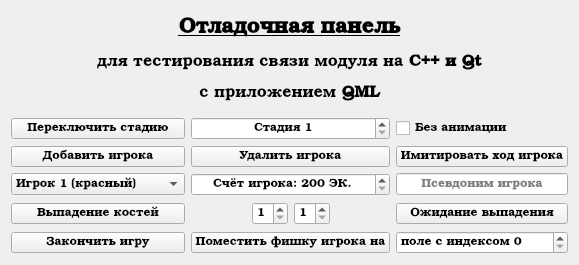
<?xml version="1.0" encoding="UTF-8"?>
<ui version="4.0">
 <class>GameManagerWindow</class>
 <widget class="QWidget" name="GameManagerWindow">
  <property name="geometry">
   <rect>
    <x>0</x>
    <y>0</y>
    <width>550</width>
    <height>265</height>
   </rect>
  </property>
  <property name="font">
   <font>
    <family>Bookman Old Style</family>
   </font>
  </property>
  <property name="windowTitle">
   <string>Form</string>
  </property>
  <layout class="QGridLayout" name="gridLayout">
   <item row="1" column="0">
    <layout class="QGridLayout" name="loDebugButtons">
     <item row="1" column="0">
      <widget class="QPushButton" name="bAddPlayer">
       <property name="text">
        <string>Добавить игрока</string>
       </property>
      </widget>
     </item>
     <item row="3" column="2">
      <widget class="QPushButton" name="bInfiniteRotationAnimation">
       <property name="text">
        <string>Ожидание выпадения</string>
       </property>
      </widget>
     </item>
     <item row="0" column="0">
      <widget class="QPushButton" name="bSetStage">
       <property name="text">
        <string>Переключить стадию</string>
       </property>
      </widget>
     </item>
     <item row="2" column="1">
      <widget class="QSpinBox" name="sbPlayerMoney">
       <property name="alignment">
        <set>Qt::AlignCenter</set>
       </property>
       <property name="suffix">
        <string> ЭК.</string>
       </property>
       <property name="prefix">
        <string>Счёт игрока: </string>
       </property>
       <property name="minimum">
        <number>200</number>
       </property>
       <property name="maximum">
        <number>4000</number>
       </property>
       <property name="singleStep">
        <number>125</number>
       </property>
      </widget>
     </item>
     <item row="3" column="0">
      <widget class="QPushButton" name="bRollDice">
       <property name="text">
        <string>Выпадение костей</string>
       </property>
      </widget>
     </item>
     <item row="2" column="0">
      <widget class="QComboBox" name="cbPlayerNumber">
       <property name="font">
        <font>
         <family>Bookman Old Style</family>
         <italic>false</italic>
        </font>
       </property>
       <item>
        <property name="text">
         <string>Игрок 1 (красный)</string>
        </property>
       </item>
       <item>
        <property name="text">
         <string>Игрок 2 (оранжевый)</string>
        </property>
       </item>
       <item>
        <property name="text">
         <string>Игрок 3 (салатовый)</string>
        </property>
       </item>
       <item>
        <property name="text">
         <string>Игрок 4 (бирюзовый)</string>
        </property>
       </item>
       <item>
        <property name="text">
         <string>Игрок 5 (синий)</string>
        </property>
       </item>
       <item>
        <property name="text">
         <string>Игрок 6 (фиолетовый)</string>
        </property>
       </item>
      </widget>
     </item>
     <item row="1" column="1">
      <widget class="QPushButton" name="bRemovePlayer">
       <property name="text">
        <string>Удалить игрока</string>
       </property>
      </widget>
     </item>
     <item row="2" column="2">
      <widget class="QLineEdit" name="lePlayerNickname">
       <property name="sizePolicy">
        <sizepolicy hsizetype="Minimum" vsizetype="Fixed">
         <horstretch>0</horstretch>
         <verstretch>0</verstretch>
        </sizepolicy>
       </property>
       <property name="maxLength">
        <number>16</number>
       </property>
       <property name="alignment">
        <set>Qt::AlignCenter</set>
       </property>
       <property name="placeholderText">
        <string>Псевдоним игрока</string>
       </property>
      </widget>
     </item>
     <item row="3" column="1">
      <layout class="QHBoxLayout" name="loDiceSpinBoxes">
       <item>
        <spacer name="horizontalSpacer">
         <property name="orientation">
          <enum>Qt::Horizontal</enum>
         </property>
         <property name="sizeHint" stdset="0">
          <size>
           <width>40</width>
           <height>20</height>
          </size>
         </property>
        </spacer>
       </item>
       <item>
        <widget class="QSpinBox" name="sbLeftDiceValue">
         <property name="minimum">
          <number>1</number>
         </property>
         <property name="maximum">
          <number>6</number>
         </property>
        </widget>
       </item>
       <item>
        <widget class="QSpinBox" name="sbRightDiceValue">
         <property name="minimum">
          <number>1</number>
         </property>
         <property name="maximum">
          <number>6</number>
         </property>
        </widget>
       </item>
       <item>
        <spacer name="horizontalSpacer_2">
         <property name="orientation">
          <enum>Qt::Horizontal</enum>
         </property>
         <property name="sizeHint" stdset="0">
          <size>
           <width>40</width>
           <height>20</height>
          </size>
         </property>
        </spacer>
       </item>
      </layout>
     </item>
     <item row="4" column="0">
      <widget class="QPushButton" name="bEndTheGame">
       <property name="text">
        <string>Закончить игру</string>
       </property>
      </widget>
     </item>
     <item row="4" column="1">
      <widget class="QPushButton" name="bPlacePieceOn">
       <property name="text">
        <string>Поместить фишку игрока на</string>
       </property>
      </widget>
     </item>
     <item row="4" column="2">
      <widget class="QSpinBox" name="sbFieldIndex">
       <property name="prefix">
        <string>поле с индексом </string>
       </property>
      </widget>
     </item>
     <item row="1" column="2">
      <widget class="QPushButton" name="bFakePlayerTurn">
       <property name="text">
        <string>Имитировать ход игрока</string>
       </property>
      </widget>
     </item>
     <item row="0" column="1">
      <widget class="QSpinBox" name="sbStageNumber">
       <property name="alignment">
        <set>Qt::AlignCenter</set>
       </property>
       <property name="prefix">
        <string>Стадия </string>
       </property>
       <property name="minimum">
        <number>1</number>
       </property>
       <property name="maximum">
        <number>3</number>
       </property>
      </widget>
     </item>
     <item row="0" column="2">
      <widget class="QCheckBox" name="chbNoStageAnimation">
       <property name="text">
        <string>Без анимации</string>
       </property>
      </widget>
     </item>
    </layout>
   </item>
   <item row="0" column="0">
    <widget class="QLabel" name="lDebugPanelConst">
     <property name="sizePolicy">
      <sizepolicy hsizetype="Preferred" vsizetype="Fixed">
       <horstretch>0</horstretch>
       <verstretch>0</verstretch>
      </sizepolicy>
     </property>
     <property name="minimumSize">
      <size>
       <width>0</width>
       <height>100</height>
      </size>
     </property>
     <property name="font">
      <font>
       <family>Bookman Old Style</family>
       <pointsize>13</pointsize>
       <bold>false</bold>
       <underline>false</underline>
       <strikeout>false</strikeout>
      </font>
     </property>
     <property name="text">
      <string>&lt;html&gt;&lt;head/&gt;&lt;body&gt;&lt;p align=&quot;center&quot;&gt;&lt;span style=&quot; font-size:16pt; font-weight:700; text-decoration: underline;&quot;&gt;Отладочная панель&lt;/span&gt;&lt;/p&gt;&lt;p align=&quot;center&quot;&gt;&lt;span style=&quot; font-size:12pt;&quot;&gt;для тестирования связи модуля на &lt;/span&gt;&lt;span style=&quot; font-size:12pt; font-weight:700;&quot;&gt;C++ и Qt&lt;/span&gt;&lt;/p&gt;&lt;p align=&quot;center&quot;&gt;&lt;span style=&quot; font-size:12pt;&quot;&gt;с приложением &lt;/span&gt;&lt;span style=&quot; font-size:12pt; font-weight:700;&quot;&gt;QML&lt;/span&gt;&lt;/p&gt;&lt;/body&gt;&lt;/html&gt;</string>
     </property>
     <property name="alignment">
      <set>Qt::AlignCenter</set>
     </property>
     <property name="wordWrap">
      <bool>true</bool>
     </property>
    </widget>
   </item>
  </layout>
 </widget>
 <resources/>
 <connections>
  <connection>
   <sender>bSetStage</sender>
   <signal>clicked()</signal>
   <receiver>GameManagerWindow</receiver>
   <slot>setStage()</slot>
   <hints>
    <hint type="sourcelabel">
     <x>93</x>
     <y>126</y>
    </hint>
    <hint type="destinationlabel">
     <x>274</x>
     <y>132</y>
    </hint>
   </hints>
  </connection>
  <connection>
   <sender>bAddPlayer</sender>
   <signal>clicked()</signal>
   <receiver>GameManagerWindow</receiver>
   <slot>addPlayer()</slot>
   <hints>
    <hint type="sourcelabel">
     <x>93</x>
     <y>154</y>
    </hint>
    <hint type="destinationlabel">
     <x>274</x>
     <y>132</y>
    </hint>
   </hints>
  </connection>
  <connection>
   <sender>bRemovePlayer</sender>
   <signal>clicked()</signal>
   <receiver>GameManagerWindow</receiver>
   <slot>removePlayer()</slot>
   <hints>
    <hint type="sourcelabel">
     <x>274</x>
     <y>154</y>
    </hint>
    <hint type="destinationlabel">
     <x>274</x>
     <y>132</y>
    </hint>
   </hints>
  </connection>
  <connection>
   <sender>bEndTheGame</sender>
   <signal>clicked()</signal>
   <receiver>GameManagerWindow</receiver>
   <slot>endTheGame()</slot>
   <hints>
    <hint type="sourcelabel">
     <x>93</x>
     <y>242</y>
    </hint>
    <hint type="destinationlabel">
     <x>274</x>
     <y>132</y>
    </hint>
   </hints>
  </connection>
  <connection>
   <sender>bInfiniteRotationAnimation</sender>
   <signal>clicked()</signal>
   <receiver>GameManagerWindow</receiver>
   <slot>rollDiceInfinite()</slot>
   <hints>
    <hint type="sourcelabel">
     <x>456</x>
     <y>212</y>
    </hint>
    <hint type="destinationlabel">
     <x>274</x>
     <y>132</y>
    </hint>
   </hints>
  </connection>
  <connection>
   <sender>bPlacePieceOn</sender>
   <signal>clicked()</signal>
   <receiver>GameManagerWindow</receiver>
   <slot>placePlayerPieceOn()</slot>
   <hints>
    <hint type="sourcelabel">
     <x>274</x>
     <y>242</y>
    </hint>
    <hint type="destinationlabel">
     <x>274</x>
     <y>132</y>
    </hint>
   </hints>
  </connection>
  <connection>
   <sender>bRollDice</sender>
   <signal>clicked()</signal>
   <receiver>GameManagerWindow</receiver>
   <slot>rollDiceDirectional()</slot>
   <hints>
    <hint type="sourcelabel">
     <x>93</x>
     <y>212</y>
    </hint>
    <hint type="destinationlabel">
     <x>274</x>
     <y>132</y>
    </hint>
   </hints>
  </connection>
  <connection>
   <sender>sbPlayerMoney</sender>
   <signal>valueChanged(int)</signal>
   <receiver>GameManagerWindow</receiver>
   <slot>changePlayerBalance()</slot>
   <hints>
    <hint type="sourcelabel">
     <x>274</x>
     <y>183</y>
    </hint>
    <hint type="destinationlabel">
     <x>274</x>
     <y>132</y>
    </hint>
   </hints>
  </connection>
  <connection>
   <sender>lePlayerNickname</sender>
   <signal>textChanged(QString)</signal>
   <receiver>GameManagerWindow</receiver>
   <slot>changePlayerNickname()</slot>
   <hints>
    <hint type="sourcelabel">
     <x>456</x>
     <y>182</y>
    </hint>
    <hint type="destinationlabel">
     <x>274</x>
     <y>132</y>
    </hint>
   </hints>
  </connection>
  <connection>
   <sender>bFakePlayerTurn</sender>
   <signal>clicked()</signal>
   <receiver>GameManagerWindow</receiver>
   <slot>fakePlayerTurn()</slot>
   <hints>
    <hint type="sourcelabel">
     <x>456</x>
     <y>154</y>
    </hint>
    <hint type="destinationlabel">
     <x>274</x>
     <y>132</y>
    </hint>
   </hints>
  </connection>
  <connection>
   <sender>cbPlayerNumber</sender>
   <signal>currentIndexChanged(int)</signal>
   <receiver>GameManagerWindow</receiver>
   <slot>reactToPlayerNumberSpinBoxChange()</slot>
   <hints>
    <hint type="sourcelabel">
     <x>93</x>
     <y>182</y>
    </hint>
    <hint type="destinationlabel">
     <x>274</x>
     <y>132</y>
    </hint>
   </hints>
  </connection>
 </connections>
 <slots>
  <slot>setStage()</slot>
  <slot>addPlayer()</slot>
  <slot>removePlayer()</slot>
  <slot>changePlayerBalance()</slot>
  <slot>rollDiceDirectional()</slot>
  <slot>rollDiceInfinite()</slot>
  <slot>endTheGame()</slot>
  <slot>placePlayerPieceOn()</slot>
  <slot>changePlayerNickname()</slot>
  <slot>fakePlayerTurn()</slot>
  <slot>reactToPlayerNumberSpinBoxChange()</slot>
 </slots>
</ui>
